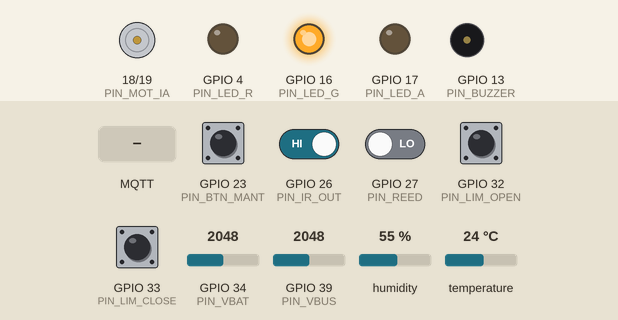
A program run on a simulated ESP32. Shown: motor-driver pin pairs drawn as motors (green arrow = first pin HIGH = forward, orange = second pin HIGH = backward, longer = more drive, scaled by the enable pin), output pins drawn as LEDs (lit = HIGH), buzzer (waves = sounding, pin HIGH). The inputs (shaded band) are chosen by the test bench; at power-on: GPIO 23 (PIN_BTN_MANT), GPIO 26 (PIN_IR_OUT), GPIO 32 (PIN_LIM_OPEN), GPIO 33 (PIN_LIM_CLOSE) HIGH, GPIO 27 (PIN_REED) LOW, humidity 55 %, GPIO 34 (PIN_VBAT) = 2048, GPIO 39 (PIN_VBUS) = 2048, temperature 24 °C. WiFi joins after 1.5 s; servers stay silent unless stated; no MQTT or app messages arrive unless stated.

Above: at 1.2 s.
1.3 s: GPIO 27 (PIN_REED) driven HIGH
At 1.64 s:
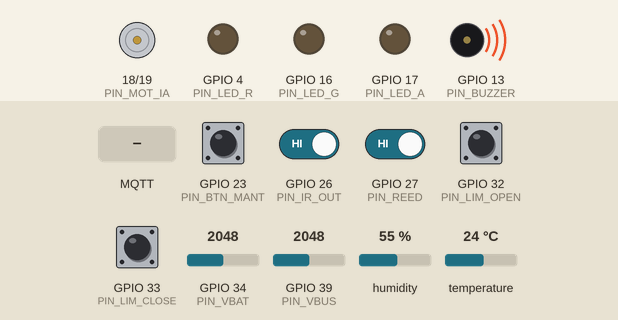
4.8 s: humidity set to 88 %
At 5.89 s:
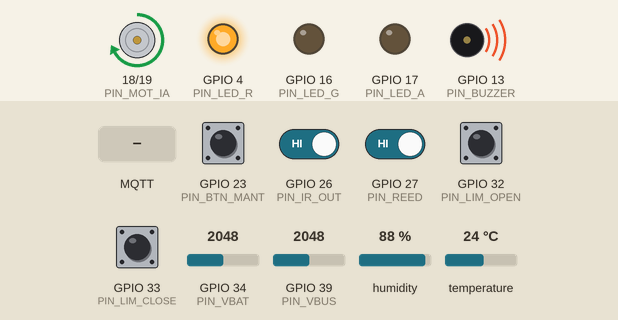
8.3 s: GPIO 26 (PIN_IR_OUT) driven LOW
At 9.14 s:
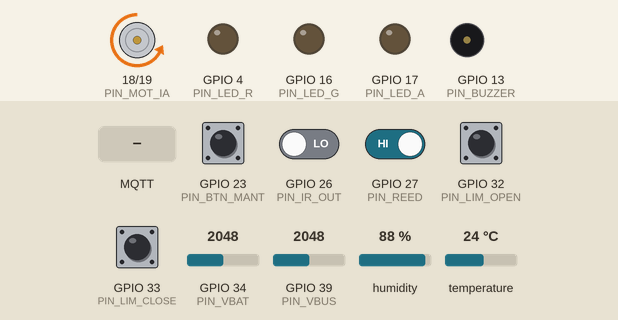
11.8 s: MQTT message "abrir" arrives on the first subscribed topic
At 14.92 s:
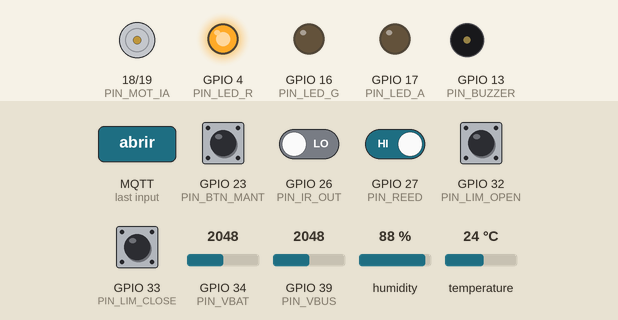
15.3 s: GPIO 23 (PIN_BTN_MANT) pulled LOW for 0.15 s
16.9 s: humidity set to 81 %
21.2 s: humidity set to 78 %
At 26.4 s:
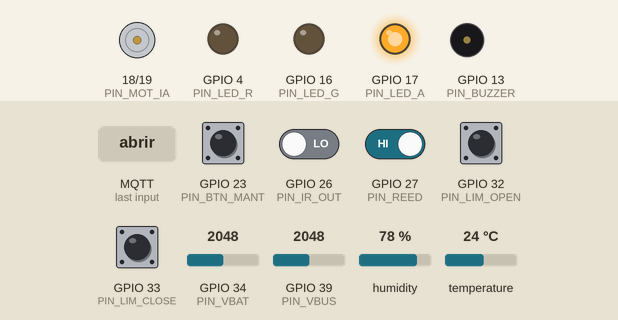
Timing chart, 0 to 27.5 s (numbered marks = the images above; inputs shaded):
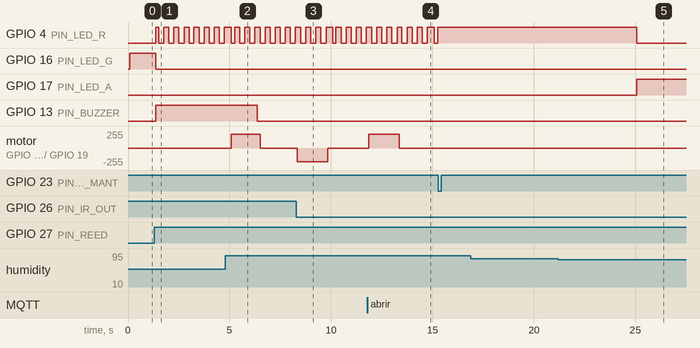

Measured:
- after the input at 1.3 s, GPIO 4 (PIN_LED_R): LOW → HIGH after 0.06 s, then repeats every 0.50 s: LOW 0.25 s, HIGH 0.25 s; GPIO 16 (PIN_LED_G): HIGH → LOW after 0.06 s; GPIO 13 (PIN_BUZZER): LOW → HIGH after 0.06 s
- after the input at 4.8 s, motor on GPIO 18 (PIN_MOT_IA) / GPIO 19 (PIN_MOT_IB): stopped → forward 203/255 after 0.29 s, → stopped 1.4 s later
- after the input at 8.3 s, motor on GPIO 18 (PIN_MOT_IA) / GPIO 19 (PIN_MOT_IB): stopped → backward 203/255 at once, → stopped 1.5 s later
- after the input at 11.8 s, motor on GPIO 18 (PIN_MOT_IA) / GPIO 19 (PIN_MOT_IB): stopped → forward 203/255 after 0.06 s, → stopped 1.5 s later
- after the input at 15.3 s, GPIO 4 (PIN_LED_R): stops changing and stays HIGH
- after the input at 21.2 s, GPIO 4 (PIN_LED_R): HIGH → LOW after 3.9 s; GPIO 17 (PIN_LED_A): LOW → HIGH after 3.9 s

The program:

main.cpp
```cpp
// Estación de Monitoreo Ambiental con Ventilación Automática - Firmware v0.2 (preliminar)
// ESP32-WROOM-32E, framework Arduino. La lógica de decisión está en lib/control.
#include <Arduino.h>
#include <Wire.h>
#include <WiFi.h>
#include <PubSubClient.h>
#include <Adafruit_AHTX0.h>
#include "config.h"
#include "control.h"
#include "secrets.h"   // WIFI_SSID, WIFI_PASS, MQTT_HOST, MQTT_PORT (ver secrets.example.h)

static Adafruit_AHTX0 aht;
static WiFiClient wifiCli;
static PubSubClient mqtt(wifiCli);
static Controlador ctrl({T_ABRIR_C, T_CERRAR_C, RH_ABRIR, RH_CERRAR, T_VERDE_MAX, RH_VERDE_MAX},
                        {T_CIERRE_SEGURO_MS, T_ALARMA_MS, T_OVERRIDE_MS, T_MOTOR_MAX_MS, T_MANT_MAX_MS});
static char idEst[13];
static char topEstado[40], topCmd[40];
static Comando cmdRemoto = Comando::NINGUNO;   // protegido por mux
static bool ahtOk = false;
static portMUX_TYPE mux = portMUX_INITIALIZER_UNLOCKED;

// ---------------- Antirrebote simple para entradas activas en bajo ----------------
struct Boton {
  bool estable = false; bool previo = false; uint32_t t = 0;
  bool flanco(uint32_t ahora, bool activo, uint32_t rebote = 30) {
    if (activo != previo) { previo = activo; t = ahora; }
    if ((ahora - t) >= rebote && activo != estable) { estable = activo; return activo; }
    return false;
  }
};
static Boton btnMant, sensIr, reed;

// ---------------- Actuadores ----------------
// Compatibilidad con el núcleo Arduino-ESP32 2.x (canales LEDC) y 3.x (API por pin)
#if ESP_ARDUINO_VERSION_MAJOR >= 3
static void pwmInit(uint8_t pin, uint8_t) { ledcAttach(pin, MOTOR_PWM_FREQ, MOTOR_PWM_BITS); }
static void pwmWrite(uint8_t pin, uint8_t, uint32_t d) { ledcWrite(pin, d); }
#else
static void pwmInit(uint8_t pin, uint8_t ch) { ledcSetup(ch, MOTOR_PWM_FREQ, MOTOR_PWM_BITS); ledcAttachPin(pin, ch); }
static void pwmWrite(uint8_t, uint8_t ch, uint32_t d) { ledcWrite(ch, d); }
#endif

static void motor(MotorCmd m) {
  // L9110S: IA=PWM, IB=0 -> abrir; IA=0, IB=PWM -> cerrar; ambos en 0 -> parado
  pwmWrite(PIN_MOT_IA, 0, m == MotorCmd::ABRIR ? MOTOR_DUTY : 0);
  pwmWrite(PIN_MOT_IB, 1, m == MotorCmd::CERRAR ? MOTOR_DUTY : 0);
}

static void leds(ColorLed c, bool parpadeo, uint32_t ahora) {
  const bool on = !parpadeo || ((ahora / 250) & 1);
  digitalWrite(PIN_LED_G, on && c == ColorLed::VERDE);
  digitalWrite(PIN_LED_A, on && c == ColorLed::AMBAR);
  digitalWrite(PIN_LED_R, on && c == ColorLed::ROJO);
}

// ---------------- Sensor IR con alimentación conmutada ----------------
static bool leerIr() {
  digitalWrite(PIN_IR_EN, LOW);            // energiza el FC-51 (Q4)
  delayMicroseconds(T_IR_ESTAB_US);
  const bool det = digitalRead(PIN_IR_OUT) == LOW;
  digitalWrite(PIN_IR_EN, HIGH);           // apaga el módulo para ahorrar energía
  return det;
}

static uint32_t vbatMv() {
  uint32_t acc = 0;
  for (int i = 0; i < 8; i++) acc += analogReadMilliVolts(PIN_VBAT);
  return (uint32_t)(acc / 8 * DIVISOR_VBAT);
}
static bool usbPresente() { return analogReadMilliVolts(PIN_VBUS) > 1500; }

// ---------------- Comunicación ----------------
static void alRecibir(char* topic, byte* p, unsigned int n) {
  String s; for (unsigned int i = 0; i < n; i++) s += (char)p[i];
  s.trim(); s.toLowerCase();
  Comando c = Comando::NINGUNO;
  if (s == "abrir") c = Comando::ABRIR;
  else if (s == "cerrar") c = Comando::CERRAR;
  else if (s == "auto") c = Comando::AUTO;
  else if (s == "mant_on") c = Comando::MANT_ON;
  else if (s == "mant_off") c = Comando::MANT_OFF;
  if (c != Comando::NINGUNO) { portENTER_CRITICAL(&mux); cmdRemoto = c; portEXIT_CRITICAL(&mux); }
}

static const char* txtRejilla(EstadoRejilla r) {
  switch (r) { case EstadoRejilla::ABIERTA: return "abierta"; case EstadoRejilla::CERRADA: return "cerrada";
               case EstadoRejilla::ABRIENDO: return "abriendo"; default: return "cerrando"; }
}

// Instantánea del estado que el lazo de control comparte con la tarea de red
struct Instantanea {
  float t, rh; EstadoRejilla rejilla; bool manual, mant, alarma, falla; uint32_t vbat; bool usb;
};
static Instantanea snap{};

static void publicar(const Instantanea& e) {
  char js[220];
  snprintf(js, sizeof js,
    "{\"t\":%.1f,\"rh\":%.1f,\"rejilla\":\"%s\",\"manual\":%d,\"mant\":%d,\"alarma\":%d,"
    "\"falla_sensor\":%d,\"vbat_mv\":%u,\"usb\":%d}",
    e.t, e.rh, txtRejilla(e.rejilla), e.manual, e.mant, e.alarma, e.falla, (unsigned)e.vbat, e.usb);
  mqtt.publish(topEstado, js, true);
}

// Tarea de comunicación en el núcleo 0: una conexión lenta al broker (connect() puede
// bloquear varios segundos) no retrasa el lazo de control, que corre en el núcleo 1.
static void tareaRed(void*) {
  uint32_t tIntento = 0, tPub = 0;
  for (;;) {
    const uint32_t ahora = millis();
    if (WiFi.status() == WL_CONNECTED) {
      if (!mqtt.connected() && ahora - tIntento >= 5000) {
        tIntento = ahora;
        if (mqtt.connect(idEst)) mqtt.subscribe(topCmd);
      }
      if (mqtt.connected()) {
        mqtt.loop();
        if (ahora - tPub >= T_PUBLICAR_MS) {
          tPub = ahora;
          Instantanea e; portENTER_CRITICAL(&mux); e = snap; portEXIT_CRITICAL(&mux);
          publicar(e);
        }
      }
    }
    vTaskDelay(pdMS_TO_TICKS(50));
  }
}

void setup() {
  Serial.begin(115200);
  pinMode(PIN_IR_EN, OUTPUT); digitalWrite(PIN_IR_EN, HIGH);
  pinMode(PIN_IR_OUT, INPUT);                 // sin pull-up interno: evita alimentar el módulo apagado
  pinMode(PIN_BTN_MANT, INPUT);               // pull-up externo R26
  pinMode(PIN_REED, INPUT);                   // pull-up externo R23
  pinMode(PIN_LIM_OPEN, INPUT); pinMode(PIN_LIM_CLOSE, INPUT);
  pinMode(PIN_BUZZER, OUTPUT); digitalWrite(PIN_BUZZER, LOW);
  pinMode(PIN_LED_G, OUTPUT); pinMode(PIN_LED_A, OUTPUT); pinMode(PIN_LED_R, OUTPUT);
  pwmInit(PIN_MOT_IA, 0);
  pwmInit(PIN_MOT_IB, 1);
  motor(MotorCmd::PARAR);
  analogSetPinAttenuation(PIN_VBAT, ADC_11db);
  analogSetPinAttenuation(PIN_VBUS, ADC_11db);

  // Protección de la celda: no arrancar Wi-Fi con batería crítica y sin USB
  if (!usbPresente() && vbatMv() < VBAT_CRITICA_MV) {
    Serial.println("Bateria critica: deep sleep");
    esp_sleep_enable_timer_wakeup(10ULL * 60 * 1000000);
    esp_deep_sleep_start();
  }

  Wire.begin(PIN_SDA, PIN_SCL);
  ahtOk = aht.begin(&Wire);
  if (!ahtOk) Serial.println("AHT20 no detectado");

  uint64_t mac = ESP.getEfuseMac();
  snprintf(idEst, sizeof idEst, "%04X%08X", (uint16_t)(mac >> 32), (uint32_t)mac);
  snprintf(topEstado, sizeof topEstado, "estacion/%s/estado", idEst);
  snprintf(topCmd, sizeof topCmd, "estacion/%s/cmd", idEst);
  WiFi.mode(WIFI_STA);
  WiFi.setSleep(true);                        // modem-sleep: reduce el consumo promedio (REQ-PER-001/003)
  WiFi.setAutoReconnect(true);
  WiFi.begin(WIFI_SSID, WIFI_PASS);
  mqtt.setServer(MQTT_HOST, MQTT_PORT);
  mqtt.setCallback(alRecibir);
  xTaskCreatePinnedToCore(tareaRed, "red", 6144, nullptr, 1, nullptr, 0);
}

void loop() {
  const uint32_t ahora = millis();
  static uint32_t tMuestra = 0, tIr = 0, tPub = 0;
  static bool primera = true;
  Entradas in{};

  // REQ-FUN-001: muestreo periódico; el período se ancla al instante programado para no acumular deriva
  if (primera || ahora - tMuestra >= T_MUESTREO_MS) {
    tMuestra = primera ? ahora : tMuestra + T_MUESTREO_MS;
    primera = false;
    sensors_event_t h, t;
    in.muestra_nueva = true;
    in.sensor_ok = ahtOk && aht.getEvent(&h, &t) && !isnan(t.temperature) && !isnan(h.relative_humidity);
    if (in.sensor_ok) { in.temp_c = t.temperature; in.rh = h.relative_humidity; }
    else if (!ahtOk) ahtOk = aht.begin(&Wire);   // reintento si el sensor se reconecta
  }
  if (ahora - tIr >= T_IR_POLL_MS) { tIr = ahora; in.pulso_ir = sensIr.flanco(ahora, leerIr(), 0); }
  in.pulso_mant = btnMant.flanco(ahora, digitalRead(PIN_BTN_MANT) == LOW);
  reed.flanco(ahora, digitalRead(PIN_REED) == HIGH, 50);
  in.puerta_abierta = reed.estable;
  in.lim_abierta = digitalRead(PIN_LIM_OPEN) == LOW;
  in.lim_cerrada = digitalRead(PIN_LIM_CLOSE) == LOW;
  portENTER_CRITICAL(&mux); in.cmd = cmdRemoto; cmdRemoto = Comando::NINGUNO; portEXIT_CRITICAL(&mux);

  const Salidas s = ctrl.paso(ahora, in);
  motor(s.motor);
  digitalWrite(PIN_BUZZER, s.buzzer);
  leds(s.led, s.led_parpadeo, ahora);

  static uint32_t vb = 0; static bool usb = true;
  if (ahora - tPub >= T_PUBLICAR_MS || vb == 0) {      // supervisión de batería
    tPub = ahora;
    vb = vbatMv();
    usb = usbPresente();
    if (!usb && vb < VBAT_BAJA_MV) Serial.printf("Bateria baja: %u mV\n", (unsigned)vb);
    if (!usb && vb < VBAT_CRITICA_MV) {                // REQ-PER-005
      motor(MotorCmd::PARAR);
      esp_sleep_enable_timer_wakeup(10ULL * 60 * 1000000);
      esp_deep_sleep_start();
    }
  }
  Instantanea e{ctrl.temp(), ctrl.rh(), ctrl.rejilla(), ctrl.manual(), ctrl.mantenimiento(),
                ctrl.alarma(), ctrl.falla_sensor(), vb, usb};
  portENTER_CRITICAL(&mux); snap = e; portEXIT_CRITICAL(&mux);
  delay(10);
}
```

secrets.example.h
```cpp
// Copiar como secrets.h y completar. secrets.h no debe subirse al repositorio.
#pragma once
#define WIFI_SSID  "nombre_red"
#define WIFI_PASS  "clave_red"
#define MQTT_HOST  "192.168.1.10"
#define MQTT_PORT  1883
```

config.h
```cpp
// Estación de Monitoreo Ambiental con Ventilación Automática - Firmware v0.2
// Asignación de pines (ESP32-WROOM-32E) según esquemático v2.0 y parámetros de operación.
#pragma once
#include <stdint.h>

// ---------------- Pines ----------------
#define PIN_SDA         21   // Bus I2C sensor AHT20 (J4)
#define PIN_SCL         22
#define PIN_IR_OUT      26   // Salida del módulo FC-51 (activa en bajo), vía R22
#define PIN_IR_EN       25   // Habilita alimentación del FC-51 (Q4, activo en bajo)
#define PIN_BTN_MANT    23   // Botón SW3 modo mantenimiento (activo en bajo)
#define PIN_REED        27   // Sensor magnético: LOW = puerta cerrada, HIGH = abierta
#define PIN_LIM_OPEN    32   // Final de carrera "rejilla abierta" (activo en bajo, opcional)
#define PIN_LIM_CLOSE   33   // Final de carrera "rejilla cerrada" (activo en bajo, opcional)
#define PIN_BUZZER      13   // Buzzer activo vía Q5
#define PIN_LED_R        4
#define PIN_LED_G       16
#define PIN_LED_A       17
#define PIN_MOT_IA      18   // L9110S IA (PWM)
#define PIN_MOT_IB      19   // L9110S IB (PWM)
#define PIN_VBAT        34   // Divisor 100k/100k desde BAT+ (ADC1_CH6)
#define PIN_VBUS        39   // Divisor 100k/100k desde VBUS (ADC1_CH3)

// ---------------- Temporización (REQ-FUN-001..005) ----------------
#define T_MUESTREO_MS        5000UL   // REQ-FUN-001: lectura cada 5 s
#define T_CIERRE_SEGURO_MS  30000UL   // REQ-FUN-003: 30 s en rango seguro antes de cerrar
#define T_ALARMA_MS          5000UL   // REQ-FUN-004: buzzer 5 s
#define T_OVERRIDE_MS       60000UL   // REQ-FUN-005: control manual 60 s
#define T_MOTOR_MAX_MS       1500UL   // tiempo máximo de recorrido (REQ-FUN-002: < 2 s)
#define T_MANT_MAX_MS      900000UL   // el modo mantenimiento se desactiva solo a los 15 min
#define T_IR_POLL_MS          100UL   // muestreo del sensor IR con alimentación conmutada
#define T_IR_ESTAB_US        3000UL   // estabilización del FC-51 tras energizarlo
#define T_PUBLICAR_MS       30000UL   // envío de telemetría por MQTT
#define FALLAS_SENSOR_MAX        3    // lecturas fallidas consecutivas para declarar falla

// ---------------- Umbrales por defecto ----------------
#define T_ABRIR_C          35.0f   // REQ-FUN-002
#define T_CERRAR_C         33.0f   // histéresis de 2 °C
#define RH_ABRIR           80.0f
#define RH_CERRAR          75.0f
#define T_VERDE_MAX        30.0f   // REQ-FUN-006: verde por debajo de 30 °C y 65 %RH
#define RH_VERDE_MAX       65.0f

// ---------------- Batería ----------------
#define VBAT_BAJA_MV        3550   // alerta: por debajo de este valor el LDO puede salir de regulación en ráfagas Wi-Fi
#define VBAT_CRITICA_MV     3400   // apagado preventivo (deep sleep)
#define DIVISOR_VBAT        2.0f

// ---------------- Motor ----------------
#define MOTOR_PWM_FREQ     20000
#define MOTOR_PWM_BITS         8
#define MOTOR_DUTY           204   // 80 %
```
